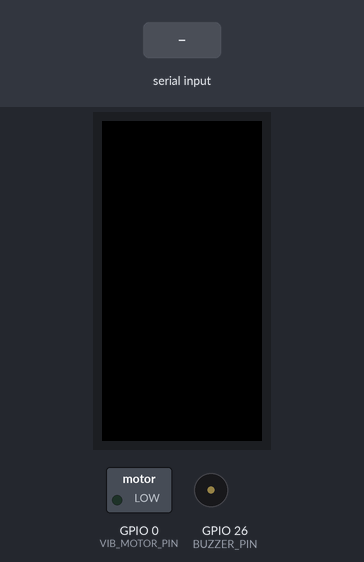
The program below on a simulated ESP32. On the bench: 160×80 colour display, switched loads named in the program (green lamp = pin HIGH), buzzer (waves = sounding). The test bench sets the inputs (shaded band). What the program prints to the serial monitor is not drawn.

Above: at 1.3 s.
1.4 s: "S90\n" received over Serial
At 2.5 s:
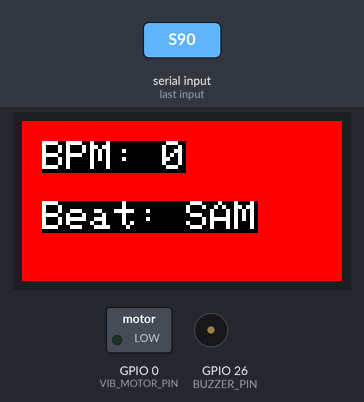
3.0 s: "#" received over Serial
At 5.1 s:
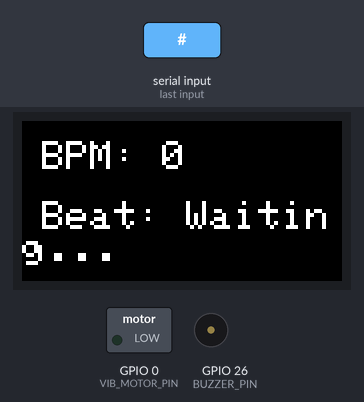
5.5 s: "K90\n" received over Serial
At 6.6 s:
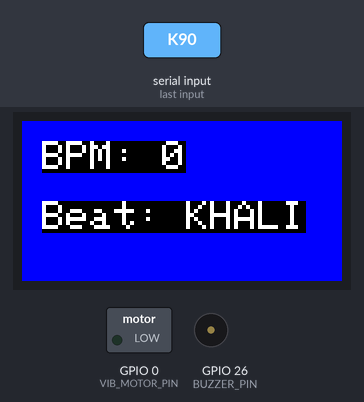
7.1 s: "B90\n" received over Serial
At 8.0 s:
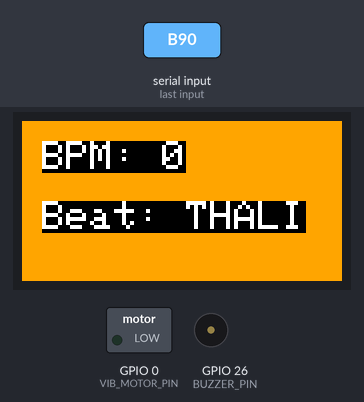
8.6 s: "S,45\n" received over Serial
At 8.69 s:
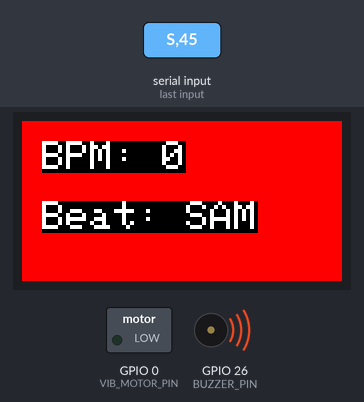
10.2 s: "K,45\n" received over Serial
At 10.23 s:
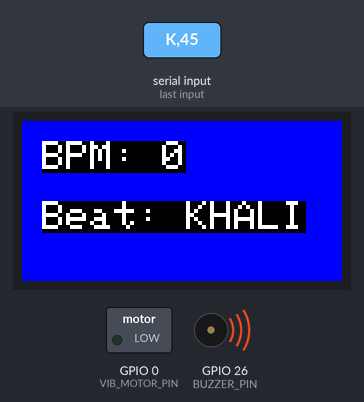
Timing chart, 0 to 12.8 s (numbered marks = the images above; inputs shaded):
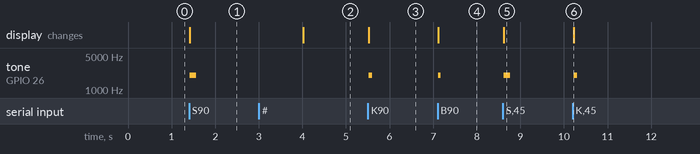

Measured:
- after the input at 1.4 s, tone on GPIO 26 (BUZZER_PIN): silent → 2000 Hz at once, → silent 0.15 s later; the display: changes at once (image 1)
- after the input at 3.0 s, the display: changes after 1.0 s (image 2)
- after the input at 5.5 s, tone on GPIO 26 (BUZZER_PIN): silent → 2000 Hz at once, → silent 0.08 s later; the display: changes at once (image 3)
- after the input at 7.1 s, tone on GPIO 26 (BUZZER_PIN): silent → 2000 Hz at once, → silent 0.05 s later; the display: changes at once (image 4)
- after the input at 8.6 s, tone on GPIO 26 (BUZZER_PIN): silent → 2000 Hz at once, → silent 0.15 s later; the display: changes at once (image 5)
- after the input at 10.2 s, tone on GPIO 26 (BUZZER_PIN): silent → 2000 Hz at once, → silent 0.08 s later; the display: changes at once (image 6)

The program:

main.cpp
```cpp
#include <M5StickC.h>

#define VIB_MOTOR_PIN 0 // Changed from GPIO 36 (input-only) to GPIO 0 (safe for output)
#define BUZZER_PIN 26   // Buzzer pin

int currentBPM = 0; // Stores received BPM

void showInfo(const char *beatLabel)
{
  M5.Lcd.setCursor(10, 10);
  M5.Lcd.setTextColor(WHITE, BLACK);
  M5.Lcd.setTextSize(2);
  M5.Lcd.printf("BPM: %d\n", currentBPM);

  M5.Lcd.setCursor(10, 40);
  M5.Lcd.printf("Beat: %s", beatLabel);
}

void setup()
{
  M5.begin();
  M5.Lcd.setRotation(3);
  M5.Lcd.fillScreen(BLACK);
  Serial.begin(115200);

  pinMode(VIB_MOTOR_PIN, OUTPUT);
  ledcAttachPin(BUZZER_PIN, 0); // Buzzer PWM
  ledcSetup(0, 2000, 8);        // 2kHz, 8-bit resolution
}

void loop()
{
  if (Serial.available())
  {
    if (Serial.peek() == '#')
    {
      Serial.read(); // Consume '#'
      currentBPM = Serial.parseInt();
      M5.Lcd.fillScreen(BLACK);
      showInfo("Waiting...");
      Serial.printf("Updated BPM: %d\n", currentBPM);
      return;
    }

    char beatType = Serial.read();

    if (beatType == 'S')
    {
      M5.Lcd.fillScreen(RED);
      showInfo("SAM");
      Serial.printf("Beat: SAM | BPM: %d\n", currentBPM);
      ledcWrite(0, 200);
      delay(150);
      ledcWrite(0, 0);
    }
    else if (beatType == 'K')
    {
      M5.Lcd.fillScreen(BLUE);
      showInfo("KHALI");
      Serial.printf("Beat: KHALI | BPM: %d\n", currentBPM);
      ledcWrite(0, 80);
      delay(80);
      ledcWrite(0, 0);
    }
    else if (beatType == 'B')
    {
      M5.Lcd.fillScreen(ORANGE);
      showInfo("THALI");
      Serial.printf("Beat: THALI | BPM: %d\n", currentBPM);
      ledcWrite(0, 120);
      delay(50);
      ledcWrite(0, 0);
    }
  }
}
```
